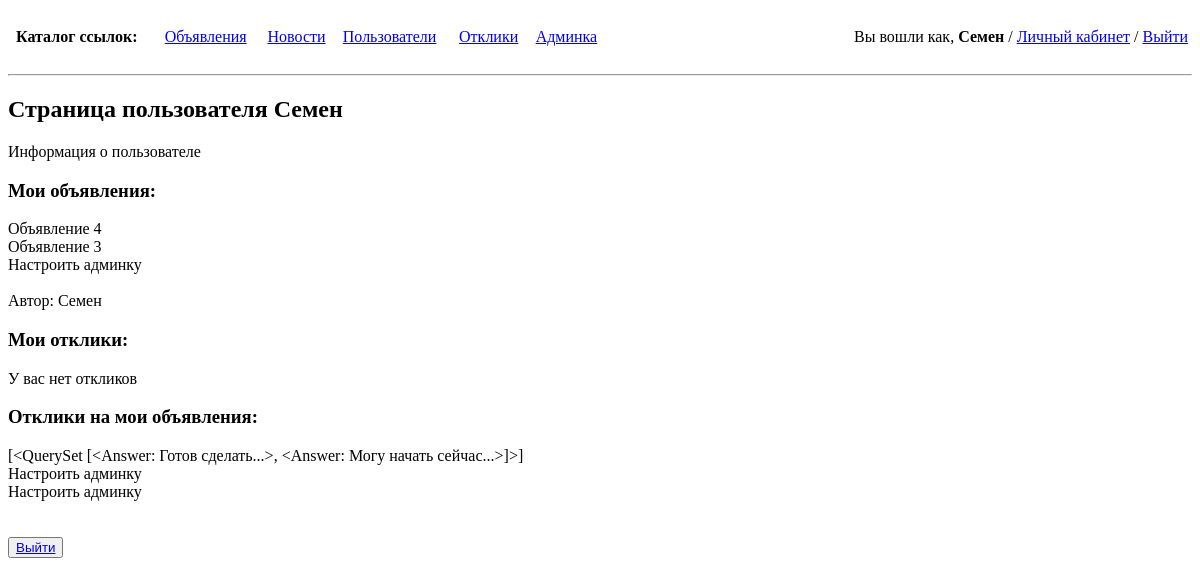
The app's page /accounts/ (signed in) with its own data.
### ads/models.py (models this page shows, shortened)
class Ads(models.Model):
    author = models.ForeignKey(Author, on_delete=models.CASCADE)
    title = models.CharField(max_length=128)
    text = models.TextField()
    category = models.ForeignKey(Category, on_delete=models.CASCADE)
    date = models.DateTimeField(auto_now_add=True)
    body = RichTextUploadingField(blank=True, null=True)

class Author(models.Model):
    authorUser = models.OneToOneField(User, on_delete=models.CASCADE)
    def __str__(self):
        return f'{self.authorUser}'

class Answer(models.Model):
    author = models.ForeignKey(Author, on_delete=models.CASCADE)
    text = models.TextField()
    ads = models.ForeignKey(Ads, on_delete=models.CASCADE)
    date = models.DateTimeField(auto_now_add=True)
    status = models.BooleanField(default=False)
    def __str__(self):
        return f'{self.text[:20]}...'

### accounts/views.py (the view)
# urls.py: path('', Account.as_view(), name='accounts'),
class Account(LoginRequiredMixin, TemplateView):
    template_name = 'accounts.html'
    def get_context_data(self, **kwargs):
        user = User.objects.get(id=self.request.user.id)
        author = Author.objects.get(authorUser=User.objects.get(id=self.request.user.id))   # создаем объект класса текущего пользователя
        ads = Ads.objects.filter(author=author)   # создаем список объявлений текущего пользователя
        answers_to_my_ads = []
        for ad in ads:   # перебираем объявления пользователя
            ans = Answer.objects.filter(ads=ad)   # находит отклики на объявления
            if ans:   # проверяем на наличие отклика перед записью в список
                answers_to_my_ads.append(ans)   # из-за этого приходится делать двойную распаковку в шаблоне accoutts.html
        context = super().get_context_data(**kwargs)
        context['ads'] = Ads.objects.filter(author=author)
        context['author'] = author
        context['my_answers'] = Answer.objects.filter(author=author)
        context['answers_to_my_ads'] = answers_to_my_ads
        return context

### templates/accounts.html (shortened to what this page needs)
{% extends 'default.html' %}
{% block content %}
    <h2>Страница пользователя {{request.user.username}}</h2>
    <div>Информация о пользователе</div>
    <h3>Мои объявления:</h3>
    {% if ads %}
        {% for ad in ads %}
            {{ ad.title }} <br>
        {% endfor %}
    {% else %}
            <p>У вас нет опубликованных объявлений</p>
    {% endif %}
    <br>
    Автор: {{ author }}
    <br>
    <h3>Мои отклики:</h3>
    {% if answers %}
        {% for answer in my_answers %}
            {{ answer }}<br>
        {% endfor %}
    {% else %}
        <p>У вас нет откликов</p>
    {% endif %}
    <h3>Отклики на мои объявления:</h3>
    {{ answers_to_my_ads }} <br>
    {% if answers_to_my_ads %}
        {% for answers in answers_to_my_ads %}
        {% for ans in answers %}
            {{ ans.ads.title }}<br>
        {% endfor %}
        {% endfor %}
    {% endif %}
    <br>
    <br>
    <button><a href="{% url 'logout' %}">Выйти</a></button>
{% endblock content %}

### templates/default.html (shortened to what this page needs)
<!DOCTYPE html>
{% load static %}
<html lang="en">
<head>
</head>
<body>
    <table border="1">
        <tr>
            <td width="600">
    <table cellpadding="15">
        <tr>
            <td><b>Каталог ссылок:</b></td>
            <td><a href="{% url 'ads_list' %}">Объявления</a></td>
            <td><a href="{% url 'news_list' %}">Новости</a></td>
            <td><a href="{% url 'users' %}">Пользователи</a></td>
            <td><a href="{% url 'answers' %}">Отклики</a></td>
            <td><a href="/admin"  target="_blank">Админка</a></td>
        </tr>
    </table>
            </td>
            <td align="right">
                {% if user.is_authenticated %}
                    <p>Вы вошли как, <b>{{ request.user.username }}</b> /
                        <a href="{% url 'accounts' %}">Личный кабинет</a> /
                    <a href="{% url 'logout' %}">Выйти</a></p>
                {% else %}
                    <a href="{% url 'login' %}">Войти</a>
                {% endif %}
            </td>
        </tr>
    </table>
    <hr>
{% block content %}{% endblock content %}
</body>
</html>

### templates/default.html (style rules this page uses)
TABLE { width: 100%; border-collapse: collapse; }
TD, TH { padding: 3px; border: 1px solid white; }

### records on screen
Ads: title "Объявление 4"
Ads: title "Объявление 3"
Ads: title "Настроить админку"
Author: authorUser.username "Семен"
Answer: text.text "[<QuerySet [<Answer: Готов сделать...>, <Answer: Могу начать сейчас...>]>]", ads "Настроить админку"
Answer: ads "Настроить админку"

### other values on screen
{{ request.user.username }} "Семен"
